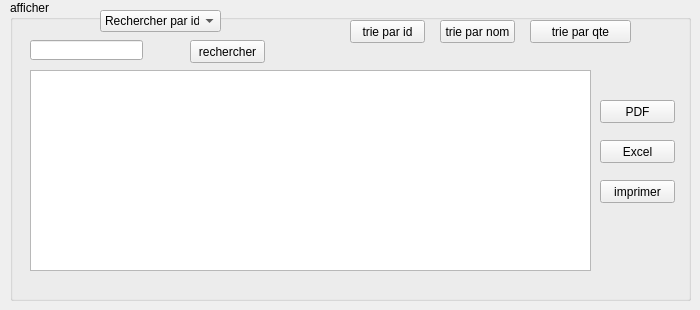
      <widget class="QWidget" name="tab_12">
       <attribute name="title">
        <string>afficher</string>
       </attribute>
       <widget class="QGroupBox" name="table_Matiere">
        <property name="geometry">
         <rect>
          <x>10</x>
          <y>0</y>
          <width>681</width>
          <height>301</height>
         </rect>
        </property>
        <property name="title">
         <string>afficher</string>
        </property>
        <widget class="QTableView" name="tableMatiere">
         <property name="geometry">
          <rect>
           <x>20</x>
           <y>70</y>
           <width>561</width>
           <height>201</height>
          </rect>
         </property>
        </widget>
        <widget class="QComboBox" name="RECHERCHE_COMBO_M">
         <property name="geometry">
          <rect>
           <x>90</x>
           <y>10</y>
           <width>121</width>
           <height>22</height>
          </rect>
         </property>
         <item>
          <property name="text">
           <string>Rechercher par id</string>
          </property>
         </item>
         <item>
          <property name="text">
           <string>Recherche par qte</string>
          </property>
         </item>
         <item>
          <property name="text">
           <string>Rechercher par nom</string>
          </property>
         </item>
         <item>
          <property name="text">
           <string>Rechercher par type</string>
          </property>
         </item>
        </widget>
        <widget class="QLineEdit" name="lineEdit_recherche">
         <property name="geometry">
          <rect>
           <x>20</x>
           <y>40</y>
           <width>113</width>
           <height>20</height>
          </rect>
         </property>
        </widget>
        <widget class="QPushButton" name="RECHERCHER_M">
         <property name="geometry">
          <rect>
           <x>180</x>
           <y>40</y>
           <width>75</width>
           <height>23</height>
          </rect>
         </property>
         <property name="text">
          <string>rechercher</string>
         </property>
        </widget>
        <widget class="QPushButton" name="idTRI">
         <property name="geometry">
          <rect>
           <x>340</x>
           <y>20</y>
           <width>75</width>
           <height>23</height>
          </rect>
         </property>
         <property name="text">
          <string>trie par id</string>
         </property>
        </widget>
        <widget class="QPushButton" name="NOM_M_TRI">
         <property name="geometry">
          <rect>
           <x>430</x>
           <y>20</y>
           <width>75</width>
           <height>23</height>
          </rect>
         </property>
         <property name="text">
          <string>trie par nom</string>
         </property>
        </widget>
        <widget class="QPushButton" name="qteTRI">
         <property name="geometry">
          <rect>
           <x>520</x>
           <y>20</y>
           <width>101</width>
           <height>23</height>
          </rect>
         </property>
         <property name="text">
          <string>trie par qte</string>
         </property>
        </widget>
        <widget class="QPushButton" name="PDF">
         <property name="geometry">
          <rect>
           <x>590</x>
           <y>100</y>
           <width>75</width>
           <height>23</height>
          </rect>
         </property>
         <property name="text">
          <string>PDF</string>
         </property>
        </widget>
        <widget class="QPushButton" name="imprimer">
         <property name="geometry">
          <rect>
           <x>590</x>
           <y>180</y>
           <width>75</width>
           <height>23</height>
          </rect>
         </property>
         <property name="text">
          <string>imprimer</string>
         </property>
        </widget>
        <widget class="QPushButton" name="Excel">
         <property name="geometry">
          <rect>
           <x>590</x>
           <y>140</y>
           <width>75</width>
           <height>23</height>
          </rect>
         </property>
         <property name="text">
          <string>Excel</string>
         </property>
        </widget>
       </widget>
      </widget>
